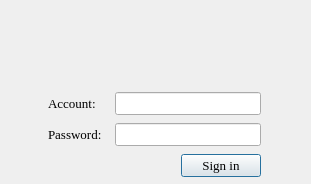
<?xml version="1.0" encoding="UTF-8"?>
<ui version="4.0">
 <class>Dialog</class>
 <widget class="QDialog" name="Dialog">
  <property name="geometry">
   <rect>
    <x>0</x>
    <y>0</y>
    <width>311</width>
    <height>184</height>
   </rect>
  </property>
  <property name="windowTitle">
   <string>An Intelligent System for Slection of Healthy Sperms</string>
  </property>
  <widget class="QLabel" name="label_movie">
   <property name="geometry">
    <rect>
     <x>0</x>
     <y>0</y>
     <width>311</width>
     <height>81</height>
    </rect>
   </property>
   <property name="font">
    <font>
     <pointsize>10</pointsize>
    </font>
   </property>
   <property name="text">
    <string/>
   </property>
  </widget>
  <widget class="QWidget" name="layoutWidget">
   <property name="geometry">
    <rect>
     <x>48</x>
     <y>90</y>
     <width>213</width>
     <height>91</height>
    </rect>
   </property>
   <property name="font">
    <font>
     <pointsize>10</pointsize>
    </font>
   </property>
   <layout class="QGridLayout" name="gridLayout">
    <item row="0" column="0">
     <widget class="QLabel" name="label_1">
      <property name="font">
       <font>
        <family>Times New Roman</family>
        <pointsize>10</pointsize>
       </font>
      </property>
      <property name="text">
       <string>Account:</string>
      </property>
      <property name="textFormat">
       <enum>Qt::AutoText</enum>
      </property>
      <property name="indent">
       <number>-1</number>
      </property>
     </widget>
    </item>
    <item row="0" column="1" colspan="2">
     <widget class="QLineEdit" name="lineEdit_1">
      <property name="font">
       <font>
        <family>Times New Roman</family>
        <pointsize>10</pointsize>
       </font>
      </property>
     </widget>
    </item>
    <item row="1" column="0">
     <widget class="QLabel" name="label_2">
      <property name="font">
       <font>
        <family>Times New Roman</family>
        <pointsize>10</pointsize>
       </font>
      </property>
      <property name="text">
       <string>Password:</string>
      </property>
      <property name="scaledContents">
       <bool>false</bool>
      </property>
     </widget>
    </item>
    <item row="1" column="1" colspan="2">
     <widget class="QLineEdit" name="lineEdit_2">
      <property name="font">
       <font>
        <family>Times New Roman</family>
        <pointsize>10</pointsize>
       </font>
      </property>
     </widget>
    </item>
    <item row="2" column="0" colspan="2">
     <widget class="QLabel" name="label_3">
      <property name="font">
       <font>
        <family>Times New Roman</family>
        <pointsize>10</pointsize>
       </font>
      </property>
      <property name="text">
       <string/>
      </property>
     </widget>
    </item>
    <item row="2" column="2">
     <widget class="QPushButton" name="pushButton_1">
      <property name="font">
       <font>
        <family>Times New Roman</family>
        <pointsize>10</pointsize>
       </font>
      </property>
      <property name="text">
       <string>Sign in</string>
      </property>
     </widget>
    </item>
   </layout>
  </widget>
 </widget>
 <resources/>
 <connections/>
</ui>
